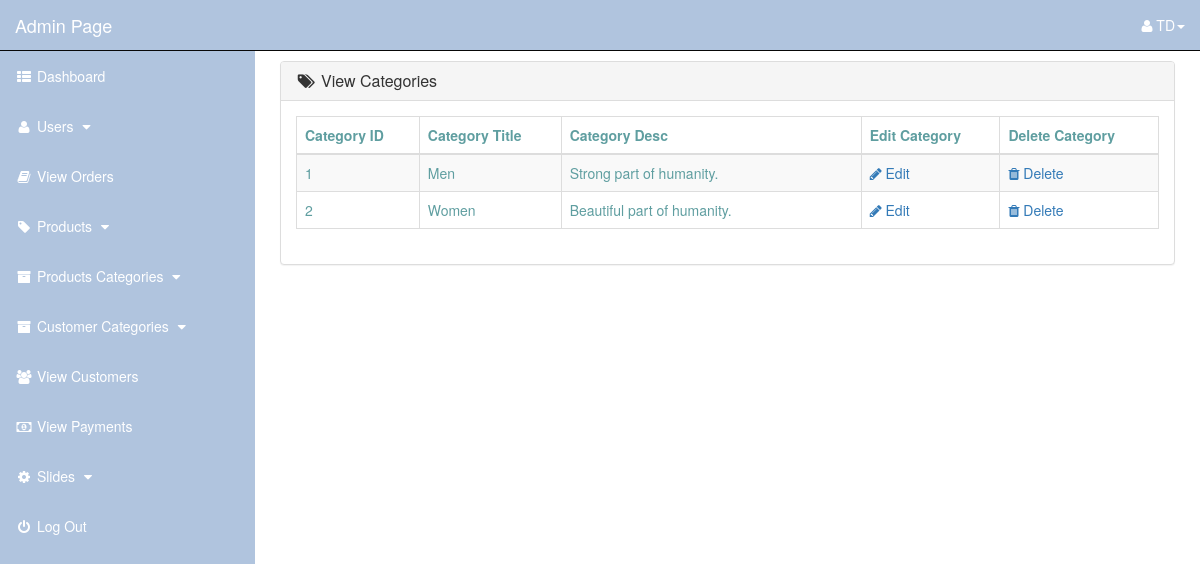
The page /admin_area/index.php?view_cats (signed in) on the database its author committed.
### tables this page shows
CREATE TABLE `customer_categories` (
  `cat_id` int(10) NOT NULL,
  `cat_title` text NOT NULL,
  `cat_desc` text NOT NULL
);

### admin_area/view_cats.php (the view)
<?php
    if(!isset($_SESSION['admin_email'])){
        echo "<script>window.open('login.php','_self')</script>";
    }else{
?>
<div class="row">
    <div class="col-lg-12">
    </div>
</div>
<div class="row">
    <div class="col-lg-12">
        <div class="panel panel-default">
            <div class="panel-heading">
                <h3 class="panel-title">
                    <i class="fa fa-tags fa-fw"></i> View Categories
                </h3>
            </div>
            <div class="panel-body">
                <div class="table-responsive">
                    <table class="table table-hover table-striped table-bordered">
                        <thead>
                            <tr>
                                <th> Category ID </th>
                                <th> Category Title </th>
                                <th> Category Desc </th>
                                <th> Edit Category </th>
                                <th> Delete Category </th>
                            </tr>
                        </thead>
                        <tbody>
                            <?php
                                $i=0;
                                $get_cats = "select * from customer_categories";
                                $run_cats = mysqli_query($con,$get_cats);
                                while($row_cats=mysqli_fetch_array($run_cats)){
                                    $cat_id = $row_cats['cat_id'];
                                    $cat_title = $row_cats['cat_title'];
                                    $cat_desc = $row_cats['cat_desc'];
                                    $i++;
                            ?>
                            <tr>
                                <td> <?php echo $i; ?> </td>
                                <td> <?php echo $cat_title; ?> </td>
                                <td width="300"> <?php echo $cat_desc; ?> </td>
                                <td>
                                    <a href="index.php?edit_cat= <?php echo $cat_id; ?> ">
                                        <i class="fa fa-pencil"></i> Edit
                                    </a>
                                </td>
                                <td>
                                    <a href="index.php?delete_cat= <?php echo $cat_id; ?> ">
                                        <i class="fa fa-trash"></i> Delete
                                    </a>
                                </td>
                            </tr>
                            <?php } ?>
                        </tbody>
                    </table>
                </div>
            </div>
        </div>
    </div>
</div>
<?php } ?>

### admin_area/includes/sidebar.php (shortened to what this page needs)
<?php
    if(!isset($_SESSION['admin_email'])){
        echo "<script>window.open('../login.php','_self')</script>";
    }else{
?>
<nav class="navbar navbar-inverse navbar-fixed-top">
    <div class="navbar-header">
        <a href="index.php?dashboard" class="navbar-brand">Admin Page</a>
    </div>
    <ul class="nav navbar-right top-nav">
        <li class="dropdown">
            <a href="#" class="dropdown-toggle" data-toggle="dropdown">
                <i class="fa fa-user"></i></i> <?php echo $admin_name;  ?><b class="caret"></b>
            </a>
        </li>
    </ul>
    <div class="collapse navbar-collapse navbar-ex1-collapse">
        <ul class="nav navbar-nav side-nav">
            <li>
                <a href="index.php?dashboard">
                    <i class="fa fa-fw fa-th-list"></i> Dashboard
                </a>
            </li>
            <li>
                <a href="#" data-toggle="collapse" data-target="#users">
                    <i class="fa fa-fw fa-user "></i> Users
                    <i class="fa fa-fw fa-caret-down"></i>
                </a>
            </li>
            <li>
                <a href="index.php?view_orders">
                    <i class="fa fa-fw fa-book"></i> View Orders
                </a>
            </li>
            <li>
                <a href="#" data-toggle="collapse" data-target="#products">
                        <i class="fa fa-fw fa-tag"></i> Products
                        <i class="fa fa-fw fa-caret-down"></i>
                </a>
             </li>
            <li>
                <a href="#" data-toggle="collapse" data-target="#p_cat">
                        <i class="fa fa-fw fa-archive"></i> Products Categories
                        <i class="fa fa-fw fa-caret-down"></i>
                </a>
            </li>
            <li>
                <a href="#" data-toggle="collapse" data-target="#cat">
                        <i class="fa fa-fw fa-archive"></i> Customer Categories
                        <i class="fa fa-fw fa-caret-down"></i>
                </a>
            </li>
            <li>
                <a href="index.php?view_customers">
                    <i class="fa fa-fw fa-users"></i> View Customers
                </a>
            </li>
            <li>
                <a href="index.php?view_payments">
                    <i class="fa fa-fw fa-money"></i> View Payments
                </a>
            </li>
            <li>
                <a href="#" data-toggle="collapse" data-target="#slides">
                        <i class="fa fa-fw fa-gear"></i> Slides
                        <i class="fa fa-fw fa-caret-down"></i>
                </a>
            </li>
            <li>
                <a href="logout.php">
                    <i class="fa fa-fw fa-power-off"></i> Log Out
                </a>
            </li>
        </ul>
    </div>
</nav>
<?php } ?>

### admin_area/css/style.css (style rules this page uses)
.top-nav { 0 15px; }
.navbar { color: #ffffff !important; background-color: #B0C4DE; }
.navbar-header>a { color: #ffffff !important; }
.top-nav>li { float: left; display: inline-block; }
.top-nav>li>a { color: #ffffff !important; line-height: 20px; padding-top: 15px; padding-bottom: 15px; }
@media (min-width: 768px) { .side-nav { position: fixed; top: 51px; bottom: 0; width: 255px; overflow-y: auto; overflow-x: hidden; background-color: #B0C4DE; padding-bottom: 40px; border-radius: 0; } }
@media (min-width: 768px) { .side-nav>li>a { color: #ffffff; width: 255px; } }
.dropdown { margin-right: 15px; }
.side-nav>li>a { color: #ffffff !important; }

### rows shown on the page
customer_categories: cat_title "Men", cat_desc "Strong part of humanity."
customer_categories: cat_title "Women", cat_desc "Beautiful part of humanity."

### other values the page prints
$admin_name "TD"
